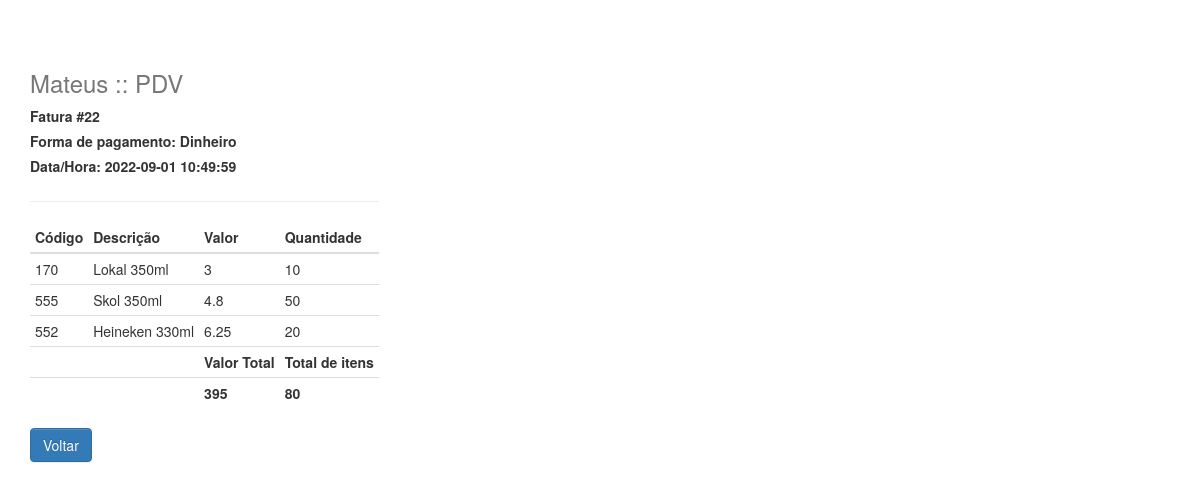
The page /verfatura.php?faturaid=22 on the database its author committed.
### tables this page shows
CREATE TABLE IF NOT EXISTS `fatura` (
  `id` int(11) NOT NULL AUTO_INCREMENT,
  `pagamento` varchar(20) NOT NULL,
  `valortotal` float NOT NULL,
  `datahora` datetime NOT NULL,
  PRIMARY KEY (`id`)
);

CREATE TABLE IF NOT EXISTS `produtosvendidos` (
  `id` int(11) NOT NULL AUTO_INCREMENT,
  `fatura_id` int(11) NOT NULL,
  `valor` float NOT NULL,
  `quantidade` int(11) NOT NULL,
  `margemlucro` float NOT NULL,
  `produto_id` int(11) NOT NULL,
  PRIMARY KEY (`id`)
);

CREATE TABLE IF NOT EXISTS `produtos` (
  `produto_id` int(11) NOT NULL AUTO_INCREMENT,
  `codigo` int(11) NOT NULL,
  `descricao` varchar(50) NOT NULL,
  `valor` float NOT NULL,
  `margemlucro` float NOT NULL,
  `valordevenda` float NOT NULL,
  `estoque` int(11) NOT NULL,
  PRIMARY KEY (`produto_id`)
);

### verfatura.php (the view, shortened to what this page needs)
<?php
include("conexao.php");
function getprodutonamebyID($id) {
	$servername = "localhost";
$username = "root";
$password = "";
try {
	$conn = new PDO("mysql:host=$servername;dbname=database", $username, $password);
	$conn->setAttribute(PDO::ATTR_ERRMODE, PDO::ERRMODE_EXCEPTION);
} catch (Exception $e) {
	echo "Erro ao conectar: " . $e->getMessage();
}
	$stmt = $conn->prepare("SELECT descricao FROM produtos WHERE codigo='$id' LIMIT 1");
    $stmt->execute();
	while($row = $stmt->fetch()) {
		return $row['descricao'];
	}
}
?>
<!DOCTYPE html>
<html lang="en">
<head>
  <link href="https://maxcdn.bootstrapcdn.com/bootstrap/3.3.7/css/bootstrap.min.css" rel="stylesheet">
  <link href="https://maxcdn.bootstrapcdn.com/bootstrap/3.3.7/css/bootstrap-theme.min.css" rel="stylesheet">
  <link rel="stylesheet" type="text/css" href="custom.css" />
  <link rel="stylesheet" href="https://maxcdn.bootstrapcdn.com/bootstrap/3.3.7/css/bootstrap.min.css">
  <link href="https://code.jquery.com/ui/1.12.1/themes/ui-lightness/jquery-ui.css" rel="stylesheet"/>
</head>
<body>
  <div class="container">
    <div class="header clearfix">
        <h3 class="text-muted">Mateus :: PDV</h3>
    </div>
<?php
	if(isset($_GET['faturaid'])) {
	$faturaid = $_GET['faturaid'];
	} else {
	$faturaid = 'error';
	}
		try {
              $stmt = $conn->prepare("SELECT * FROM fatura WHERE id='$faturaid' LIMIT 1");
              $stmt->execute();
                      while($row = $stmt->fetch()) {
                      $pagamento = $row['pagamento'];
					  $valortotal = $row['valortotal'];
					  $datahora = $row['datahora'];
                      }
          } catch (Exception $e) {
            echo "Erro de conexao({$e->getMessage()})";
          }
	?>
    <form class="form-inline">
      <div class="form-group">
        <label for="cliente">Fatura #<?php echo $faturaid;?></label><br/>
		<label for="pagamento">Forma de pagamento: <?php echo $pagamento;?></label><br/>
		<label for="datahora">Data/Hora: <?php echo $datahora; ?></label>
    </form>
    <hr>
      <div class="table">
        <table class=" table table-condensed" id="tableA">
        <thead class="thead">
        <tr>
          <th>Código</th>
          <th>Descrição</th>
          <th>Valor</th>
          <th>Quantidade</th>
        </tr>
        </thead>
        <tfoot>
		<?php
		try {
              $stmt = $conn->prepare("SELECT * FROM produtosvendidos WHERE fatura_id='$faturaid'");
              $stmt->execute();
				$quantidadetotal = 0;
                      while($row = $stmt->fetch()) {
					  $produto_id = $row['produto_id'];
					  $produto_nome = getprodutonamebyID($produto_id);
					  $valor = $row['valor'];
					  $quantidade = $row['quantidade'];
					  $quantidadetotal = $quantidadetotal + $quantidade;
					  echo "<tr>";
					  echo "<td>".$produto_id."</td>";
					  echo "<td>".$produto_nome."</td>";
					  echo "<td>".$valor."</td>";
					  echo "<td>".$quantidade."</td>";
					  echo "</tr>";
                      }
          } catch (Exception $e) {
            echo "Erro de conexao({$e->getMessage()})";
          }
		?>
        <tr>
        <th></th>
        <th></th>
          <th>Valor Total</th>
          <th>Total de itens</th>
        </tr>
        <tr>
          <th></th>
          <th></th>
          <th id="valortotal"><?php echo round($valortotal, 2);?></th>
          <th id="totalitens"><?php echo $quantidadetotal;?></th>
        </tr>
        </tfoot>
        </table>
      </div>
	  <div class="form-group">
		<a href="listarvendas.php"><button type="button" name="enviar" class="btn btn-primary">Voltar</button></a>
      </div>
    </div>
</body>
</html>

### custom.css (style rules this page uses)
body { margin: 0 auto; }
div.container { margin-top: 50px; }

### rows shown on the page
fatura: pagamento "Dinheiro", datahora "2022-09-01 10:49:59", valortotal "395"
produtosvendidos: produto "170", produto.descricao "Lokal 350ml", valor "3", quantidade "10"
produtosvendidos: produto "555", produto.descricao "Skol 350ml", valor "4.8", quantidade "50"
produtosvendidos: produto "552", produto.descricao "Heineken 330ml", valor "6.25", quantidade "20"

### other values the page prints
$faturaid "22"
$quantidadetotal "80"
